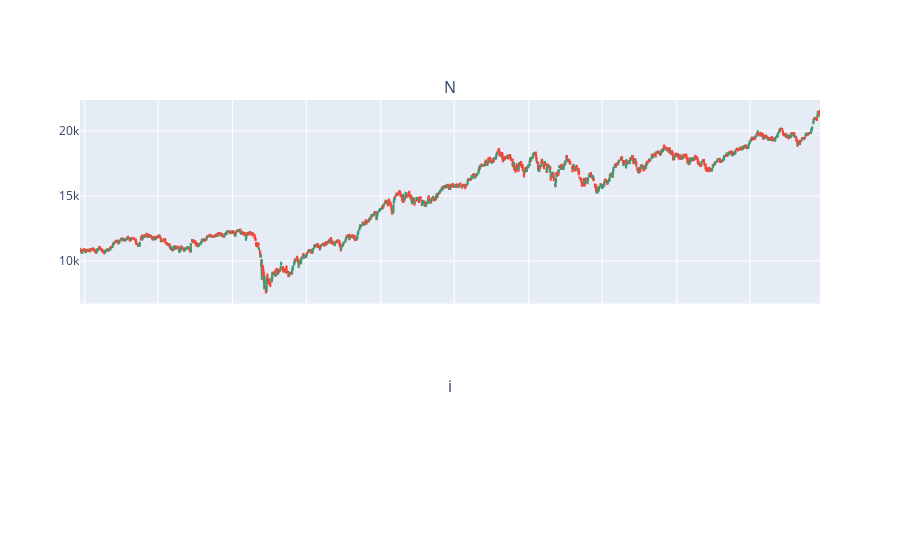

Notebook code for this chart:
### Code cell
import plotly.graph_objects as go

from plotly.subplots import make_subplots

fig = make_subplots(rows=2, cols=1, shared_xaxes=True, subplot_titles=('Nifty'),row_heights=[1, 0.4])

# Plot OHLC on 1st row

fig.add_trace(go.Candlestick(x=data['Date'],
                             open=data['Open'],
                             high=data['High'],
                             low=data['Low'],
                             close=data['Close'], name="Nifty-50"),row=1,col=1)

# Bar trace for volumes on 2nd row without legend

#fig.add_trace(go.Bar(x=data['Date'],showlegend=False), row=2, col=1)

# Do not show OHLC's rangeslider plot

fig.update(layout_xaxis_rangeslider_visible=False)
fig.show()

### Figure 1 — Plotly figure (JSON) as saved in the notebook; plotly's stock layout.template omitted (floating-point values rounded to 4 significant figures; data arrays with more than 128 entries replaced by an {"elided": "..."} marker saying what was removed)
{"data": [{"close": {"elided": "1232 float values"}, "high": {"elided": "1232 float values"}, "low": {"elided": "1232 float values"}, "name": "Nifty-50", "open": {"elided": "1232 float values"}, "type": "candlestick", "x": {"elided": "1232 str values"}, "xaxis": "x", "yaxis": "y"}], "layout": {"annotations": [{"font": {"size": 16}, "showarrow": false, "text": "N", "x": 0.5, "xanchor": "center", "xref": "paper", "y": 1, "yanchor": "bottom", "yref": "paper"}, {"font": {"size": 16}, "showarrow": false, "text": "i", "x": 0.5, "xanchor": "center", "xref": "paper", "y": 0.2143, "yanchor": "bottom", "yref": "paper"}], "xaxis": {"anchor": "y", "domain": [0, 1], "matches": "x2", "rangeslider": {"visible": false}, "showticklabels": false}, "xaxis2": {"anchor": "y2", "domain": [0, 1]}, "yaxis": {"anchor": "x", "domain": [0.4643, 1]}, "yaxis2": {"anchor": "x2", "domain": [0, 0.2143]}}}
